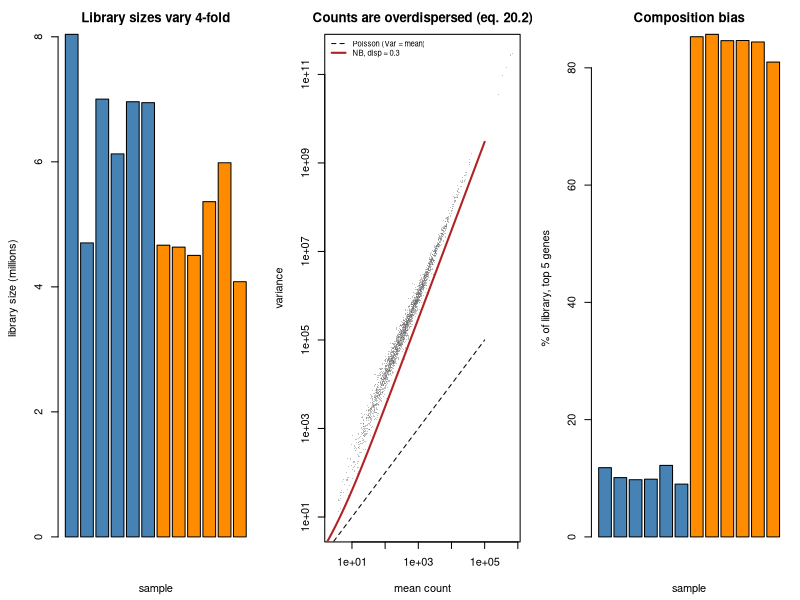

Reproduce this figure in R.
#' ---
#' title: "Exercise 2 - A differential expression analysis, end to end"
#' output: html_document
#' ---
#'
#' **Curriculum link:** `stats.md` -> Topics 8, 13, 20, 29
#' **Core modules used:** 08, 13, 20, 29
#'
#' ## The brief
#'
#' You are handed a raw count matrix: 12 samples (6 control, 6 treated).
#' Nobody tells you how it was made. Build the analysis yourself and, at every
#' step, **check the step rather than trusting it**.
#'
#' | Q | Step | The thing that goes wrong |
#' |---|---|---|
#' | 1 | Normalisation | composition bias - a few huge genes distort every library |
#' | 2 | Dispersion | per-gene estimates are hopeless at n = 6 |
#' | 3 | Testing + FDR | the test is fine; calibration and filtering are not |
#' | 4 | Enrichment | inter-gene correlation inflates set-level p-values |
#' | 5 | Negative control | does the whole pipeline return nothing on a null? |
#'
#' Question 5 matters most and is the one almost nobody runs.

#+ setup, message = FALSE
suppressPackageStartupMessages(library(MASS))
MODULE_NAME <- "E2_rnaseq_end_to_end"
OUT <- file.path(Sys.getenv("STATS_OUT", unset = "results"), MODULE_NAME)
dir.create(OUT, recursive = TRUE, showWarnings = FALSE)
header <- function(txt) cat("\n", strrep("=", 72), "\n", txt, "\n",
                            strrep("=", 72), "\n", sep = "")

#' ## The data

#+ data
make_counts <- function(seed = 7, n_per_group = 6, n_genes = 2500, n_de = 200,
                        composition_bias = TRUE) {
  set.seed(seed)
  n <- 2*n_per_group
  group <- rep(0:1, each = n_per_group)
  ## True expression level per gene, log-normal as real data are.
  base <- exp(rnorm(n_genes, 4.0, 1.6))
  ## Mean-dispersion trend: low-count genes are much noisier (eq. 20.3).
  disp <- 0.10 + 18.0/(base + 12.0)
  lfc <- numeric(n_genes)
  de_idx <- sample(n_genes, n_de)
  lfc[de_idx] <- rnorm(n_de, 0, 1.1)
  ## Correlated modules: each responds to the processing BATCH plus a smaller
  ## unmeasured latent factor. Both move all of a module's genes together,
  ## which is what makes genes in a pathway non-independent.
  ##
  ## Batch is balanced within each group, so it is NOT confounded with
  ## treatment - but leaving it out of the design still inflates error rates.
  batch <- rep(rep(0:1, length.out = n_per_group), 2)
  n_mod <- 10; mod_size <- 50
  modules <- list()
  mod_factor <- matrix(0, n_genes, n)
  for (k in seq_len(n_mod)) {
    members <- ((k - 1)*mod_size + 1):(k*mod_size)
    modules[[sprintf("module_%02d", k)]] <- members
    mod_factor[members, ] <- rep(rnorm(1, 0, 0.55)*batch + rnorm(n, 0, 0.18),
                                 each = length(members))
  }
  ## Modules 1 and 2 are genuinely up-regulated; the rest are not.
  for (k in 1:2) {
    lfc[modules[[k]]] <- rnorm(mod_size, 0.9, 0.25)
    de_idx <- union(de_idx, modules[[k]])
  }
  lib <- runif(n, 0.5, 2.0)                    # library size varies 4-fold
  mu <- outer(base, rep(1, n)) * 2^outer(lfc, group) * exp(mod_factor) *
        rep(lib, each = n_genes)
  if (composition_bias) {
    ## 5 genes explode in the treated group: real biology, but it steals
    ## sequencing depth from every other treated gene.
    hogs <- order(base, decreasing = TRUE)[1:5]
    mu[hogs, group == 1] <- mu[hogs, group == 1]*60
  }
  ## Sequencing measures PROPORTIONS: renormalise each column to a fixed total.
  mu <- sweep(mu, 2, colSums(mu), "/") * rep(4e6*lib, each = n_genes)
  counts <- matrix(rnbinom(n_genes*n, size = 1/disp, mu = mu), n_genes)
  list(counts = counts, group = group, batch = batch, lfc_true = lfc,
       is_de = seq_len(n_genes) %in% de_idx, modules = modules,
       disp_true = disp, base = base)
}
header("The count matrix as received")
D <- make_counts()
counts <- D$counts; group <- D$group; batch <- D$batch
cat(sprintf("  %d genes x %d samples (%d control, %d treated)\n",
            nrow(counts), ncol(counts), sum(group == 0), sum(group == 1)))
cat(sprintf("  library sizes (millions): %s\n",
            paste(round(colSums(counts)/1e6, 2), collapse = " ")))
cat(sprintf("  ratio largest/smallest library = %.2f\n",
            max(colSums(counts))/min(colSums(counts))))
cat(sprintf("  median count %.0f, max count %s\n", median(counts),
            format(max(counts), big.mark = ",")))
cat(sprintf("  group : %s\n  batch : %s   <- recorded, balanced within group\n",
            paste(group, collapse = " "), paste(batch, collapse = " ")))

#' ### Q1: Normalisation
#'
#' Compare total-count (CPM), upper-quartile and median-of-ratios size factors
#' (eq. 20.1). Which recovers the truth, and how would you *detect* the
#' problem without knowing the truth?

#+ q1
## ---- YOUR CODE HERE ----------------------------------------------------

## ---- SOLUTION (uncomment to check) -------------------------------------
# sf_total <- function(c) { s <- colSums(c); s/exp(mean(log(s))) }
# sf_uq <- function(c) {
#   q <- apply(c, 2, function(x) quantile(x[x > 0], 0.75))
#   q/exp(mean(log(q)))
# }
# sf_median_ratio <- function(c) {
#   ## DESeq2 median-of-ratios (eq. 20.1). The geometric mean across samples is
#   ## a per-gene REFERENCE; a sample's size factor is the median of its ratios
#   ## to that reference. Because it is a MEDIAN, a handful of exploding genes
#   ## cannot move it.
#   keep <- apply(c > 0, 1, all)          # the geometric mean needs no zeros
#   lc <- log(c[keep,, drop = FALSE])
#   exp(apply(lc - rowMeans(lc), 2, median))
# }
# sfs <- list("total count (CPM)" = sf_total(counts),
#             "upper quartile" = sf_uq(counts),
#             "median of ratios" = sf_median_ratio(counts))
# cat(sprintf("  %-22s%11s%11s%11s\n", "method", "ctrl mean", "trt mean", "trt/ctrl"))
# for (nm in names(sfs)) {
#   s <- sfs[[nm]]
#   cat(sprintf("  %-22s%11.3f%11.3f%11.3f\n", nm, mean(s[group == 0]),
#               mean(s[group == 1]), mean(s[group == 1])/mean(s[group == 0])))
# }
# nde <- !D$is_de
# cat(sprintf("\n  %-22s%32s\n", "method", "median logFC of NON-DE genes"))
# for (nm in names(sfs)) {
#   norm <- sweep(counts, 2, sfs[[nm]], "/")
#   a <- log2(rowMeans(norm[nde, group == 1]) + 1)
#   b <- log2(rowMeans(norm[nde, group == 0]) + 1)
#   cat(sprintf("  %-22s%32.3f\n", nm, median(a - b)))
# }
# ## DIAGNOSIS WITHOUT THE TRUTH: check what share of each library the top
# ## genes consume.
# frac <- apply(counts, 2, function(x) sum(sort(x, decreasing = TRUE)[1:5])/sum(x))
# cat(sprintf("\n  share of library taken by the top 5 genes:\n"))
# cat(sprintf("    control : %.1f%%\n    treated : %.1f%%   <- composition bias\n",
#             100*mean(frac[group == 0]), 100*mean(frac[group == 1])))
#
# ## Total-count normalisation divides by a number the 5 exploding genes
# ## dominate, so every OTHER treated gene is scaled down and looks
# ## DOWN-regulated: the median non-DE logFC moves away from 0. Median-of-ratios
# ## and upper-quartile are robust to a few enormous genes and keep it near 0.
# ## This is why DESeq2/edgeR never use CPM for testing, and why "normalise to
# ## total reads" is wrong whenever composition changes - the same closure
# ## problem as microbiome data (Topic 26).

#' ### Q2: Dispersion
#'
#' Estimate the NB dispersion per gene by method of moments, then shrink it
#' towards a fitted mean-dispersion trend (eq. 20.4). Show numerically why the
#' raw per-gene estimate must not be used at n = 6.

#+ q2
## ---- YOUR CODE HERE ----------------------------------------------------

## ---- SOLUTION (uncomment to check) -------------------------------------
# sf <- sf_median_ratio(counts)
# norm <- sweep(counts, 2, sf, "/")
# keep <- rowMeans(norm) >= 1        # keep almost everything; Q3 studies filtering
# nrm <- norm[keep,, drop = FALSE]; dtrue <- D$disp_true[keep]
# mu_hat <- rowMeans(nrm)
# var_hat <- apply(nrm, 1, var)
# ## NB: Var = mu + disp*mu^2  ->  disp = (Var - mu)/mu^2   (eq. 20.2)
# disp_mom <- pmax((var_hat - mu_hat)/mu_hat^2, 1e-4)
# ## Trend: dispersion as a smooth function of the mean (eq. 20.3), in log space.
# o <- order(mu_hat)
# sm <- stats::filter(log(disp_mom[o]), rep(1/151, 151), sides = 2)
# sm[is.na(sm)] <- log(disp_mom[o])[is.na(sm)]
# disp_trend <- numeric(length(disp_mom)); disp_trend[o] <- exp(sm)
# ## Empirical-Bayes shrinkage towards the trend (eq. 20.4). The weight depends
# ## on the residual degrees of freedom, n - 2 = 10 here. trigamma(df/2) is the
# ## sampling variance of a log-variance estimate - NOT 2/df.
# dfres <- ncol(counts) - 2
# logres <- log(disp_mom) - log(disp_trend)
# prior_var <- max(var(logres) - trigamma(dfres/2), 0.01)
# wt <- prior_var/(prior_var + trigamma(dfres/2))
# disp_shrunk <- exp(log(disp_trend) + wt*logres)
# cat(sprintf("  %d genes kept (mean normalised count >= 1)\n", sum(keep)))
# cat(sprintf("  residual df = %d, shrinkage weight towards the trend = %.2f\n",
#             dfres, 1 - wt))
# cat(sprintf("\n  %-26s%18s%18s\n", "estimator", "corr with truth", "median |error|"))
# for (nm in list(c("per-gene MoM", "disp_mom"), c("trend only", "disp_trend"),
#                 c("shrunk (empirical Bayes)", "disp_shrunk"))) {
#   est <- get(nm[2])
#   cat(sprintf("  %-26s%18.3f%18.3f\n", nm[1], cor(log(est), log(dtrue)),
#               median(abs(log(est) - log(dtrue)))))
# }
#
# ## With 10 residual degrees of freedom a variance estimate has a relative
# ## standard error of about sqrt(2/10) = 45%, so the per-gene dispersion is
# ## extremely noisy - and worst exactly where it hurts, in the low-count genes.
# ## Shrinking each gene towards a trend fitted across thousands of genes
# ## borrows strength (Topic 33) and is the single reason DESeq2/edgeR work at
# ## n = 3-6.

#' ### Q3: Testing, calibration and FDR
#'
#' Fit a negative-binomial GLM per gene with a size-factor offset. Check
#' whether the TEST is calibrated before trusting the FDR, then show what
#' independent filtering buys.

#+ q3
## ---- YOUR CODE HERE ----------------------------------------------------

## ---- SOLUTION (uncomment to check) -------------------------------------
# kept_idx <- which(keep)
# truth_kept <- D$is_de[kept_idx]
# in_mod <- kept_idx %in% unlist(D$modules)
# off <- log(sf)
# fit_all <- function(use_batch, test = c("lrt", "wald")) {
#   test <- match.arg(test)
#   p <- rep(1, length(kept_idx)); lfc <- numeric(length(kept_idx))
#   for (i in seq_along(kept_idx)) {
#     yv <- counts[kept_idx[i], ]
#     fam <- MASS::negative.binomial(theta = 1/disp_shrunk[i])
#     d1 <- if (use_batch) data.frame(yv, group, batch) else data.frame(yv, group)
#     f1 <- try(glm(yv ~ ., fam, data = d1, offset = off), silent = TRUE)
#     if (inherits(f1, "try-error")) next
#     lfc[i] <- coef(f1)["group"]/log(2)
#     if (test == "wald") {
#       ## dispersion = 1 is ESSENTIAL: negative.binomial() is not on
#       ## summary.glm's "known dispersion" list, so by default summary()
#       ## estimates an EXTRA scale parameter and switches to a t reference.
#       p[i] <- coef(summary(f1, dispersion = 1))["group", 4]
#     } else {
#       d0 <- if (use_batch) data.frame(yv, batch) else data.frame(yv)
#       f0 <- try(glm(yv ~ ., fam, data = d0, offset = off), silent = TRUE)
#       if (inherits(f0, "try-error")) next
#       p[i] <- pchisq(f0$deviance - f1$deviance, 1, lower.tail = FALSE)
#     }
#   }
#   list(p = p, lfc = lfc)
# }
# ## --- (a) Is the TEST calibrated? Measure the null p-value rate directly. ---
# cat("  Rate of p < 0.05 among genes with NO true effect (should be 0.05):\n\n")
# cat(sprintf("  %-20s%-8s%12s%12s%12s\n", "design", "test", "all nulls",
#             "in module", "elsewhere"))
# cal <- list()
# for (dn in c("~ group", "~ group + batch")) {
#   for (tn in c("wald", "lrt")) {
#     r <- fit_all(use_batch = (dn == "~ group + batch"), test = tn)
#     cal[[paste(dn, tn)]] <- r
#     nul <- !truth_kept
#     cat(sprintf("  %-20s%-8s%12.4f%12.4f%12.4f\n", dn, toupper(tn),
#                 mean(r$p[nul] < 0.05), mean(r$p[nul & in_mod] < 0.05),
#                 mean(r$p[nul & !in_mod] < 0.05)))
#   }
# }
# ## WALD is anticonservative here and the LRT is closer to nominal. A Wald test
# ## uses the curvature of the likelihood AT THE ESTIMATE; with 12 samples that
# ## quadratic approximation is poor and it errs towards small p-values (the
# ## extreme case is the Hauck-Donner effect, Topic 13). Prefer the LRT at small
# ## n - it is what edgeR's glmLRT does.
# ##
# ## Also note that module genes are only modestly worse than the rest (about
# ## 0.087 vs 0.069), despite carrying a whole extra source of variation. The
# ## dispersion was estimated FROM THESE DATA, so the batch-driven spread inside
# ## each module was absorbed into a larger per-gene dispersion. Unmodelled
# ## structure gets LAUNDERED into the variance estimate. That protects the type
# ## I error - and costs POWER, since real effects in those genes are now tested
# ## against an inflated variance.
#
# ## --- (b) Independent filtering, using the best-calibrated test. ---
# best <- cal[["~ group + batch lrt"]]
# pvals <- best$p
# report <- function(name, mask) {
#   q <- rep(1, length(pvals)); q[mask] <- p.adjust(pvals[mask], "BH")
#   disc <- q < 0.05
#   cat(sprintf("  %-36s%8d%9d%8.3f%8.3f\n", name, sum(mask), sum(disc),
#               sum(disc & !truth_kept)/max(sum(disc), 1),
#               sum(disc & truth_kept)/sum(truth_kept)))
# }
# cat(sprintf("\n  %-36s%8s%9s%8s%8s\n", "analysis (LRT, ~ group + batch)",
#             "tested", "discov.", "FDP", "power"))
# report("no filtering", rep(TRUE, length(pvals)))
# for (th in c(5, 30, 100)) report(sprintf("independent filter: mean >= %d", th),
#                                  mu_hat >= th)
#
# ## Filtering barely changes anything here, and the reason is worth knowing:
# ## this simulation has very few genes near zero - about 1% below a mean count
# ## of 5 - so there is almost nothing to remove. In real RNA-seq 30-50% of
# ## annotated genes are effectively unexpressed in any given tissue, and
# ## dropping them removes a third or more of the multiplicity burden for free.
# ## That is where independent filtering earns its keep.
# ##
# ## What the table DOES show is that filtering does not break anything: FDP and
# ## power stay flat as the threshold rises, until it climbs high enough to
# ## start discarding real signal and power falls.
# ##
# ## It is legitimate only because mean count is independent of the p-value
# ## under the null. Filter on the observed fold change instead and FDR control
# ## collapses - the adjective in "INDEPENDENT filtering" is load-bearing.
# ##
# ## Finally, note the realised FDP sits above the nominal 0.05. BH controls the
# ## EXPECTED FDP over repeated experiments, not the FDP of your one gene list,
# ## and a mildly liberal test plus correlated genes pushes a single realisation
# ## up. Calibration is something to CHECK, not assume.

#' ### Q4: Enrichment on your own result
#'
#' Test each module for enrichment, naively and with a CAMERA-style variance
#' inflation factor (eq. 29.5). Two modules are genuinely up-regulated.

#+ q4
## ---- YOUR CODE HERE ----------------------------------------------------

## ---- SOLUTION (uncomment to check) -------------------------------------
# ## Work on a z-scale: turn each gene's p-value and sign into a z.
# z <- sign(best$lfc)*qnorm(pmax(pvals, 1e-300)/2, lower.tail = FALSE)
# logn <- log2(norm[kept_idx,, drop = FALSE] + 1)
# gene_pos <- setNames(seq_along(kept_idx), kept_idx)
# set_test <- function(members) {
#   idx <- gene_pos[as.character(intersect(members, kept_idx))]
#   idx <- idx[!is.na(idx)]
#   if (length(idx) < 10) return(NULL)
#   m <- length(idx); zs <- z[idx]
#   ## Naive: assumes the m genes are independent.
#   t_naive <- mean(zs)/(sd(z)/sqrt(m))
#   ## CAMERA: estimate the mean inter-gene correlation from residuals and
#   ## inflate the variance by VIF = 1 + (m-1)*rhobar (eq. 29.5).
#   sub <- logn[idx,, drop = FALSE]
#   resid <- sub - rowMeans(sub)
#   resid <- resid/(apply(resid, 1, sd) + 1e-9)
#   Cm <- cor(t(resid))
#   rho_bar <- (sum(Cm) - m)/(m*(m - 1))
#   vif <- 1 + (m - 1)*rho_bar
#   list(m = m, rho = rho_bar, vif = vif,
#        p_naive = 2*pnorm(abs(t_naive), lower.tail = FALSE),
#        p_cam = 2*pnorm(abs(t_naive/sqrt(max(vif, 1e-6))), lower.tail = FALSE))
# }
# cat(sprintf("  %-12s%6s%10s%8s%12s%12s%8s\n", "module", "size", "rho-bar",
#             "VIF", "naive p", "CAMERA p", "truth"))
# rows <- list()
# for (nm in names(D$modules)) {
#   r <- set_test(D$modules[[nm]])
#   if (is.null(r)) next
#   tr <- if (nm %in% c("module_01", "module_02")) "UP" else "-"
#   rows[[nm]] <- c(r$p_naive, r$p_cam, tr == "UP")
#   cat(sprintf("  %-12s%6d%10.3f%8.1f%12.2e%12.2e%8s\n", nm, r$m, r$rho,
#               r$vif, r$p_naive, r$p_cam, tr))
# }
# R <- do.call(rbind, rows); thresh <- 0.05/nrow(R)
# cat(sprintf("\n  Bonferroni over %d sets:\n", nrow(R)))
# cat(sprintf("    naive : %d significant, %d of them FALSE\n",
#             sum(R[, 1] < thresh), sum(R[, 1] < thresh & R[, 3] == 0)))
# cat(sprintf("    CAMERA: %d significant, %d of them FALSE\n",
#             sum(R[, 2] < thresh), sum(R[, 2] < thresh & R[, 3] == 0)))
#
# ## Every module is internally correlated by construction, so the naive test -
# ## which divides by sqrt(m) as if the genes were independent - understates the
# ## variance of the set mean and can fire on modules with no true signal.
# ## Dividing by sqrt(VIF) restores calibration, at the cost of some power.
# ## This is the SAME correction as the design effect in E1: correlated genes
# ## and correlated cells are one problem wearing two hats.

#' ### Q5: The negative control
#'
#' Run the pipeline on **permuted** group labels. A correct pipeline finds
#' essentially nothing - but only if the permutation respects the structure.

#+ q5
## ---- YOUR CODE HERE ----------------------------------------------------

## ---- SOLUTION (uncomment to check) -------------------------------------
# ## Permutation is expensive: every run refits two GLMs per gene. Use a random
# ## subset of genes - the discovery COUNT scales with it, but the comparison
# ## between permutation schemes, which is what we care about, does not.
# set.seed(3)
# perm_genes <- sort(sample(length(kept_idx), 700))
# pipeline <- function(labels, use_batch) {
#   p <- rep(1, length(perm_genes))
#   for (j in seq_along(perm_genes)) {
#     i <- perm_genes[j]; yv <- counts[kept_idx[i], ]
#     fam <- MASS::negative.binomial(theta = 1/disp_shrunk[i])
#     d1 <- if (use_batch) data.frame(yv, g = labels, batch) else data.frame(yv, g = labels)
#     d0 <- if (use_batch) data.frame(yv, batch) else data.frame(yv)
#     f1 <- try(glm(yv ~ ., fam, data = d1, offset = off), silent = TRUE)
#     f0 <- try(glm(yv ~ ., fam, data = d0, offset = off), silent = TRUE)
#     if (inherits(f1, "try-error") || inherits(f0, "try-error")) next
#     p[j] <- pchisq(f0$deviance - f1$deviance, 1, lower.tail = FALSE)
#   }
#   sum(p.adjust(p, "BH") < 0.05)
# }
# permute_free <- function() sample(group)
# permute_within_batch <- function() {
#   ## Shuffle labels WITHIN each batch, so the permuted design stays balanced
#   ## with respect to batch - the only valid null here.
#   lab <- group
#   for (b in unique(batch)) lab[batch == b] <- sample(group[batch == b])
#   lab
# }
# n_real <- pipeline(group, TRUE)
# cat(sprintf("  real labels, design ~ group + batch : %d discoveries among %d genes\n\n",
#             n_real, length(perm_genes)))
# cat(sprintf("  %-24s%-18s%7s%6s  runs\n", "permutation scheme", "design",
#             "mean", "max"))
# for (pn in c("free (ignores batch)", "within batch")) {
#   pf <- if (pn == "within batch") permute_within_batch else permute_free
#   for (dn in c("~ group", "~ group + batch")) {
#     hits <- replicate(6, pipeline(pf(), dn == "~ group + batch"))
#     cat(sprintf("  %-24s%-18s%7.1f%6d  %s\n", pn, dn, mean(hits), max(hits),
#                 paste(hits, collapse = " ")))
#   }
# }
#
# ## Read these against the discoveries the REAL labels produce. Every scheme
# ## collapses to a handful of genes, so the pipeline passes its negative
# ## control: it is not manufacturing signal out of nothing. That is the first
# ## thing to establish, and most published pipelines never establish it.
# ##
# ## Read the rows against each other. One is clearly the worst: permuting
# ## freely AND leaving batch out of the design. Fixing EITHER of those -
# ## permuting within batch, or putting batch in the design - brings it back
# ## down, and doing both is no better than doing one. The nuisance structure
# ## has to be accounted for somewhere; it does not much matter where. The
# ## differences are modest here only because batch was balanced within group
# ## by design; under a confounded design (E1) they would not be.
# ##
# ## Look at the MAXIMUM, not just the mean. Most permutations return zero, but
# ## the occasional one returns several - those are the runs where the shuffled
# ## labels lined up with batch. A negative control must be run MANY times: one
# ## permutation returning 0 proves nothing.
# ##
# ## Two rules worth keeping:
# ##   * permute within the strata that structure the data (batch, subject,
# ##     litter, plate) - the exchangeability rule from Module 07;
# ##   * put known nuisance variables in the DESIGN.

#' ## Debrief

#+ debrief
header("The generative truth")
cat(sprintf("  %d of %d genes are truly differential.\n", sum(D$is_de), nrow(counts)))
cat("  Dispersion follows 0.10 + 18/(mean + 12): low-count genes are far noisier.
  Modules 01 and 02 (50 genes each) are genuinely up-regulated; modules 03-10
  are correlated but NOT differential - they exist to catch a naive set test.
  All 10 modules respond to the processing BATCH, which is recorded and
  balanced within each arm - so it biases nothing, but it correlates genes and
  must appear in the design and in any permutation scheme.
  5 very high-expression genes are multiplied 60x in the treated group, which
  is real biology but creates composition bias in the total-count normaliser.

  The pipeline in order, and what each step protects you from:

    normalisation  -> composition bias (a median-based factor, never CPM)
    dispersion     -> the impossibility of estimating variance at n = 6
    testing        -> the mean-variance relationship of counts (NB, not t)
    filtering      -> multiplicity burden from genes with no power
    enrichment     -> inter-gene correlation (eq. 29.5 = eq. 1.8)
    permutation    -> everything you forgot\n")

png(file.path(OUT, "rnaseq_pipeline.png"), width = 1250, height = 420, res = 110)
par(mfrow = c(1, 3), mar = c(4.4, 4.4, 2.6, 1))
barplot(colSums(counts)/1e6, col = c("steelblue", "darkorange")[group + 1],
        xlab = "sample", ylab = "library size (millions)",
        main = "Library sizes vary 4-fold")
mu_p <- rowMeans(counts) + 1; var_p <- apply(counts, 1, var) + 1
plot(mu_p, var_p, pch = 16, cex = 0.25, col = adjustcolor("grey40", 0.4),
     log = "xy", xlab = "mean count", ylab = "variance",
     main = "Counts are overdispersed (eq. 20.2)")
gx <- 10^seq(0, 5, length.out = 50)
lines(gx, gx, lty = 2); lines(gx, gx + 0.3*gx^2, col = "firebrick", lwd = 2)
legend("topleft", c("Poisson (Var = mean)", "NB, disp = 0.3"),
       lty = c(2, 1), col = c("black", "firebrick"), lwd = c(1, 2), bty = "n",
       cex = 0.7)
frac <- apply(counts, 2, function(x) sum(sort(x, decreasing = TRUE)[1:5])/sum(x))
barplot(100*frac, col = c("steelblue", "darkorange")[group + 1],
        xlab = "sample", ylab = "% of library, top 5 genes",
        main = "Composition bias")
invisible(dev.off())
cat("Figure written to", file.path(OUT, "rnaseq_pipeline.png"), "\n")

#' ## What to take away
#'
#' 1. Normalise with a **robust** size factor. Total-count normalisation breaks
#'    exactly when the biology is interesting.
#' 2. You cannot estimate a per-gene variance at $n=6$. Shrink towards a trend.
#' 3. Check that the test is calibrated before trusting the FDR; prefer the
#'    LRT to Wald at small $n$.
#' 4. Independent filtering raises power for free; filtering on anything
#'    correlated with the test statistic destroys FDR control.
#' 5. Set-level tests must account for inter-gene correlation.
#' 6. **Permute the labels and re-run** - within the right strata.
#'
#' **Next:** `E3_prediction_audit.R`
